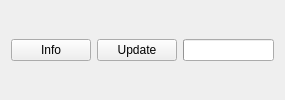
                <widget class="QWidget" name="widget_13" native="true">
                 <layout class="QHBoxLayout" name="horizontalLayout_39">
                  <item>
                   <widget class="QPushButton" name="info_now_btn">
                    <property name="sizePolicy">
                     <sizepolicy hsizetype="Maximum" vsizetype="Fixed">
                      <horstretch>0</horstretch>
                      <verstretch>0</verstretch>
                     </sizepolicy>
                    </property>
                    <property name="text">
                     <string>Info</string>
                    </property>
                   </widget>
                  </item>
                  <item>
                   <widget class="QPushButton" name="update_now_btn">
                    <property name="sizePolicy">
                     <sizepolicy hsizetype="Maximum" vsizetype="Fixed">
                      <horstretch>0</horstretch>
                      <verstretch>0</verstretch>
                     </sizepolicy>
                    </property>
                    <property name="text">
                     <string>Update</string>
                    </property>
                   </widget>
                  </item>
                  <item>
                   <widget class="QProgressBar" name="update_now_bar">
                    <property name="sizePolicy">
                     <sizepolicy hsizetype="Preferred" vsizetype="Fixed">
                      <horstretch>0</horstretch>
                      <verstretch>0</verstretch>
                     </sizepolicy>
                    </property>
                    <property name="maximum">
                     <number>1</number>
                    </property>
                    <property name="value">
                     <number>-1</number>
                    </property>
                    <property name="textVisible">
                     <bool>false</bool>
                    </property>
                   </widget>
                  </item>
                 </layout>
                </widget>
